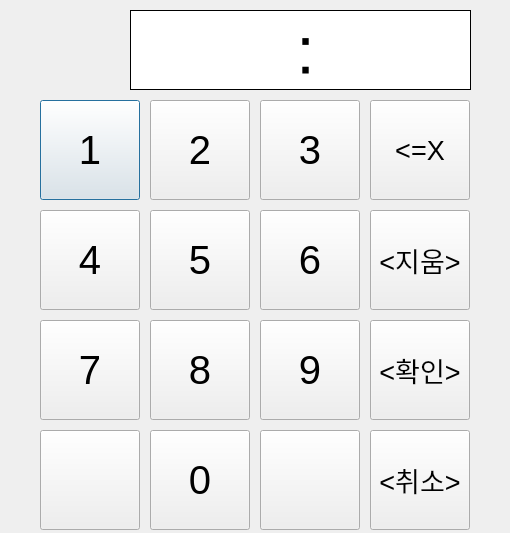
<?xml version="1.0" encoding="UTF-8"?>
<ui version="4.0">
 <class>Set_clock</class>
 <widget class="QDialog" name="Set_clock">
  <property name="geometry">
   <rect>
    <x>0</x>
    <y>0</y>
    <width>510</width>
    <height>533</height>
   </rect>
  </property>
  <property name="minimumSize">
   <size>
    <width>510</width>
    <height>533</height>
   </size>
  </property>
  <property name="maximumSize">
   <size>
    <width>510</width>
    <height>533</height>
   </size>
  </property>
  <property name="windowTitle">
   <string>Dialog</string>
  </property>
  <property name="modal">
   <bool>true</bool>
  </property>
  <widget class="QFrame" name="frame">
   <property name="geometry">
    <rect>
     <x>130</x>
     <y>10</y>
     <width>341</width>
     <height>80</height>
    </rect>
   </property>
   <property name="autoFillBackground">
    <bool>false</bool>
   </property>
   <property name="styleSheet">
    <string notr="true">background-color:rgb(255, 255, 255)</string>
   </property>
   <property name="frameShape">
    <enum>QFrame::Box</enum>
   </property>
   <property name="frameShadow">
    <enum>QFrame::Plain</enum>
   </property>
   <widget class="QLabel" name="label_time_1">
    <property name="geometry">
     <rect>
      <x>40</x>
      <y>10</y>
      <width>51</width>
      <height>61</height>
     </rect>
    </property>
    <property name="font">
     <font>
      <pointsize>50</pointsize>
     </font>
    </property>
    <property name="text">
     <string>_</string>
    </property>
    <property name="alignment">
     <set>Qt::AlignCenter</set>
    </property>
   </widget>
   <widget class="QLabel" name="label_time_2">
    <property name="geometry">
     <rect>
      <x>90</x>
      <y>10</y>
      <width>51</width>
      <height>61</height>
     </rect>
    </property>
    <property name="font">
     <font>
      <pointsize>50</pointsize>
     </font>
    </property>
    <property name="text">
     <string>_</string>
    </property>
    <property name="alignment">
     <set>Qt::AlignCenter</set>
    </property>
   </widget>
   <widget class="QLabel" name="label_time_3">
    <property name="geometry">
     <rect>
      <x>210</x>
      <y>10</y>
      <width>51</width>
      <height>61</height>
     </rect>
    </property>
    <property name="font">
     <font>
      <pointsize>50</pointsize>
     </font>
    </property>
    <property name="text">
     <string>_</string>
    </property>
    <property name="alignment">
     <set>Qt::AlignCenter</set>
    </property>
   </widget>
   <widget class="QLabel" name="label_time_4">
    <property name="geometry">
     <rect>
      <x>260</x>
      <y>10</y>
      <width>51</width>
      <height>61</height>
     </rect>
    </property>
    <property name="font">
     <font>
      <pointsize>50</pointsize>
     </font>
    </property>
    <property name="text">
     <string>_</string>
    </property>
    <property name="alignment">
     <set>Qt::AlignCenter</set>
    </property>
   </widget>
   <widget class="QLabel" name="label_time_5">
    <property name="geometry">
     <rect>
      <x>150</x>
      <y>10</y>
      <width>51</width>
      <height>61</height>
     </rect>
    </property>
    <property name="font">
     <font>
      <pointsize>50</pointsize>
     </font>
    </property>
    <property name="text">
     <string>:</string>
    </property>
    <property name="alignment">
     <set>Qt::AlignCenter</set>
    </property>
   </widget>
  </widget>
  <widget class="QPushButton" name="pushButton">
   <property name="geometry">
    <rect>
     <x>40</x>
     <y>100</y>
     <width>100</width>
     <height>100</height>
    </rect>
   </property>
   <property name="font">
    <font>
     <pointsize>30</pointsize>
    </font>
   </property>
   <property name="text">
    <string>1</string>
   </property>
  </widget>
  <widget class="QPushButton" name="pushButton_2">
   <property name="geometry">
    <rect>
     <x>260</x>
     <y>100</y>
     <width>100</width>
     <height>100</height>
    </rect>
   </property>
   <property name="font">
    <font>
     <pointsize>30</pointsize>
    </font>
   </property>
   <property name="text">
    <string>3</string>
   </property>
  </widget>
  <widget class="QPushButton" name="pushButton_3">
   <property name="geometry">
    <rect>
     <x>150</x>
     <y>100</y>
     <width>100</width>
     <height>100</height>
    </rect>
   </property>
   <property name="font">
    <font>
     <pointsize>30</pointsize>
    </font>
   </property>
   <property name="text">
    <string>2</string>
   </property>
  </widget>
  <widget class="QPushButton" name="pushButton_4">
   <property name="geometry">
    <rect>
     <x>40</x>
     <y>210</y>
     <width>100</width>
     <height>100</height>
    </rect>
   </property>
   <property name="font">
    <font>
     <pointsize>30</pointsize>
    </font>
   </property>
   <property name="text">
    <string>4</string>
   </property>
  </widget>
  <widget class="QPushButton" name="pushButton_5">
   <property name="geometry">
    <rect>
     <x>260</x>
     <y>210</y>
     <width>100</width>
     <height>100</height>
    </rect>
   </property>
   <property name="font">
    <font>
     <pointsize>30</pointsize>
    </font>
   </property>
   <property name="text">
    <string>6</string>
   </property>
  </widget>
  <widget class="QPushButton" name="pushButton_6">
   <property name="geometry">
    <rect>
     <x>150</x>
     <y>210</y>
     <width>100</width>
     <height>100</height>
    </rect>
   </property>
   <property name="font">
    <font>
     <pointsize>30</pointsize>
    </font>
   </property>
   <property name="text">
    <string>5</string>
   </property>
  </widget>
  <widget class="QPushButton" name="pushButton_7">
   <property name="geometry">
    <rect>
     <x>40</x>
     <y>320</y>
     <width>100</width>
     <height>100</height>
    </rect>
   </property>
   <property name="font">
    <font>
     <pointsize>30</pointsize>
    </font>
   </property>
   <property name="text">
    <string>7</string>
   </property>
  </widget>
  <widget class="QPushButton" name="pushButton_8">
   <property name="geometry">
    <rect>
     <x>150</x>
     <y>320</y>
     <width>100</width>
     <height>100</height>
    </rect>
   </property>
   <property name="font">
    <font>
     <pointsize>30</pointsize>
    </font>
   </property>
   <property name="text">
    <string>8</string>
   </property>
  </widget>
  <widget class="QPushButton" name="pushButton_9">
   <property name="geometry">
    <rect>
     <x>260</x>
     <y>320</y>
     <width>100</width>
     <height>100</height>
    </rect>
   </property>
   <property name="font">
    <font>
     <pointsize>30</pointsize>
    </font>
   </property>
   <property name="text">
    <string>9</string>
   </property>
  </widget>
  <widget class="QPushButton" name="pushButton_10">
   <property name="geometry">
    <rect>
     <x>370</x>
     <y>100</y>
     <width>100</width>
     <height>100</height>
    </rect>
   </property>
   <property name="font">
    <font>
     <pointsize>20</pointsize>
    </font>
   </property>
   <property name="text">
    <string>&lt;=X</string>
   </property>
  </widget>
  <widget class="QPushButton" name="pushButton_11">
   <property name="geometry">
    <rect>
     <x>370</x>
     <y>210</y>
     <width>100</width>
     <height>100</height>
    </rect>
   </property>
   <property name="font">
    <font>
     <pointsize>20</pointsize>
    </font>
   </property>
   <property name="text">
    <string>&lt;지움&gt;</string>
   </property>
  </widget>
  <widget class="QPushButton" name="pushButton_12">
   <property name="geometry">
    <rect>
     <x>370</x>
     <y>320</y>
     <width>100</width>
     <height>100</height>
    </rect>
   </property>
   <property name="font">
    <font>
     <pointsize>20</pointsize>
    </font>
   </property>
   <property name="text">
    <string>&lt;확인&gt;</string>
   </property>
  </widget>
  <widget class="QPushButton" name="pushButton_13">
   <property name="geometry">
    <rect>
     <x>40</x>
     <y>430</y>
     <width>100</width>
     <height>100</height>
    </rect>
   </property>
   <property name="font">
    <font>
     <pointsize>30</pointsize>
    </font>
   </property>
   <property name="text">
    <string/>
   </property>
  </widget>
  <widget class="QPushButton" name="pushButton_14">
   <property name="geometry">
    <rect>
     <x>150</x>
     <y>430</y>
     <width>100</width>
     <height>100</height>
    </rect>
   </property>
   <property name="font">
    <font>
     <pointsize>30</pointsize>
    </font>
   </property>
   <property name="text">
    <string>0</string>
   </property>
  </widget>
  <widget class="QPushButton" name="pushButton_15">
   <property name="geometry">
    <rect>
     <x>260</x>
     <y>430</y>
     <width>100</width>
     <height>100</height>
    </rect>
   </property>
   <property name="font">
    <font>
     <pointsize>30</pointsize>
    </font>
   </property>
   <property name="text">
    <string/>
   </property>
  </widget>
  <widget class="QPushButton" name="pushButton_16">
   <property name="geometry">
    <rect>
     <x>370</x>
     <y>430</y>
     <width>100</width>
     <height>100</height>
    </rect>
   </property>
   <property name="font">
    <font>
     <pointsize>20</pointsize>
    </font>
   </property>
   <property name="text">
    <string>&lt;취소&gt;</string>
   </property>
  </widget>
  <widget class="QLabel" name="label_time_zone">
   <property name="geometry">
    <rect>
     <x>20</x>
     <y>20</y>
     <width>91</width>
     <height>61</height>
    </rect>
   </property>
   <property name="font">
    <font>
     <pointsize>20</pointsize>
    </font>
   </property>
   <property name="text">
    <string/>
   </property>
   <property name="alignment">
    <set>Qt::AlignCenter</set>
   </property>
  </widget>
 </widget>
 <resources/>
 <connections>
  <connection>
   <sender>pushButton</sender>
   <signal>clicked()</signal>
   <receiver>Set_clock</receiver>
   <slot>click_time()</slot>
   <hints>
    <hint type="sourcelabel">
     <x>43</x>
     <y>125</y>
    </hint>
    <hint type="destinationlabel">
     <x>24</x>
     <y>129</y>
    </hint>
   </hints>
  </connection>
  <connection>
   <sender>pushButton_3</sender>
   <signal>clicked()</signal>
   <receiver>Set_clock</receiver>
   <slot>click_time()</slot>
   <hints>
    <hint type="sourcelabel">
     <x>194</x>
     <y>104</y>
    </hint>
    <hint type="destinationlabel">
     <x>199</x>
     <y>98</y>
    </hint>
   </hints>
  </connection>
  <connection>
   <sender>pushButton_2</sender>
   <signal>clicked()</signal>
   <receiver>Set_clock</receiver>
   <slot>click_time()</slot>
   <hints>
    <hint type="sourcelabel">
     <x>296</x>
     <y>106</y>
    </hint>
    <hint type="destinationlabel">
     <x>316</x>
     <y>95</y>
    </hint>
   </hints>
  </connection>
  <connection>
   <sender>pushButton_4</sender>
   <signal>clicked()</signal>
   <receiver>Set_clock</receiver>
   <slot>click_time()</slot>
   <hints>
    <hint type="sourcelabel">
     <x>59</x>
     <y>216</y>
    </hint>
    <hint type="destinationlabel">
     <x>71</x>
     <y>207</y>
    </hint>
   </hints>
  </connection>
  <connection>
   <sender>pushButton_6</sender>
   <signal>clicked()</signal>
   <receiver>Set_clock</receiver>
   <slot>click_time()</slot>
   <hints>
    <hint type="sourcelabel">
     <x>195</x>
     <y>216</y>
    </hint>
    <hint type="destinationlabel">
     <x>211</x>
     <y>206</y>
    </hint>
   </hints>
  </connection>
  <connection>
   <sender>pushButton_5</sender>
   <signal>clicked()</signal>
   <receiver>Set_clock</receiver>
   <slot>click_time()</slot>
   <hints>
    <hint type="sourcelabel">
     <x>314</x>
     <y>213</y>
    </hint>
    <hint type="destinationlabel">
     <x>328</x>
     <y>207</y>
    </hint>
   </hints>
  </connection>
  <connection>
   <sender>pushButton_7</sender>
   <signal>clicked()</signal>
   <receiver>Set_clock</receiver>
   <slot>click_time()</slot>
   <hints>
    <hint type="sourcelabel">
     <x>85</x>
     <y>328</y>
    </hint>
    <hint type="destinationlabel">
     <x>110</x>
     <y>315</y>
    </hint>
   </hints>
  </connection>
  <connection>
   <sender>pushButton_8</sender>
   <signal>clicked()</signal>
   <receiver>Set_clock</receiver>
   <slot>click_time()</slot>
   <hints>
    <hint type="sourcelabel">
     <x>188</x>
     <y>325</y>
    </hint>
    <hint type="destinationlabel">
     <x>199</x>
     <y>316</y>
    </hint>
   </hints>
  </connection>
  <connection>
   <sender>pushButton_9</sender>
   <signal>clicked()</signal>
   <receiver>Set_clock</receiver>
   <slot>click_time()</slot>
   <hints>
    <hint type="sourcelabel">
     <x>299</x>
     <y>326</y>
    </hint>
    <hint type="destinationlabel">
     <x>324</x>
     <y>315</y>
    </hint>
   </hints>
  </connection>
  <connection>
   <sender>pushButton_14</sender>
   <signal>clicked()</signal>
   <receiver>Set_clock</receiver>
   <slot>click_time()</slot>
   <hints>
    <hint type="sourcelabel">
     <x>173</x>
     <y>433</y>
    </hint>
    <hint type="destinationlabel">
     <x>189</x>
     <y>426</y>
    </hint>
   </hints>
  </connection>
  <connection>
   <sender>pushButton_10</sender>
   <signal>clicked()</signal>
   <receiver>Set_clock</receiver>
   <slot>click_time_back()</slot>
   <hints>
    <hint type="sourcelabel">
     <x>402</x>
     <y>104</y>
    </hint>
    <hint type="destinationlabel">
     <x>409</x>
     <y>95</y>
    </hint>
   </hints>
  </connection>
  <connection>
   <sender>pushButton_11</sender>
   <signal>clicked()</signal>
   <receiver>Set_clock</receiver>
   <slot>click_time_clear()</slot>
   <hints>
    <hint type="sourcelabel">
     <x>409</x>
     <y>213</y>
    </hint>
    <hint type="destinationlabel">
     <x>414</x>
     <y>205</y>
    </hint>
   </hints>
  </connection>
  <connection>
   <sender>pushButton_12</sender>
   <signal>clicked()</signal>
   <receiver>Set_clock</receiver>
   <slot>click_time_save()</slot>
   <hints>
    <hint type="sourcelabel">
     <x>401</x>
     <y>323</y>
    </hint>
    <hint type="destinationlabel">
     <x>405</x>
     <y>314</y>
    </hint>
   </hints>
  </connection>
  <connection>
   <sender>pushButton_16</sender>
   <signal>clicked()</signal>
   <receiver>Set_clock</receiver>
   <slot>set_cancel()</slot>
   <hints>
    <hint type="sourcelabel">
     <x>389</x>
     <y>436</y>
    </hint>
    <hint type="destinationlabel">
     <x>402</x>
     <y>424</y>
    </hint>
   </hints>
  </connection>
 </connections>
 <slots>
  <slot>click_time()</slot>
  <slot>click_time_back()</slot>
  <slot>click_time_clear()</slot>
  <slot>click_time_save()</slot>
  <slot>set_cancel()</slot>
 </slots>
</ui>
